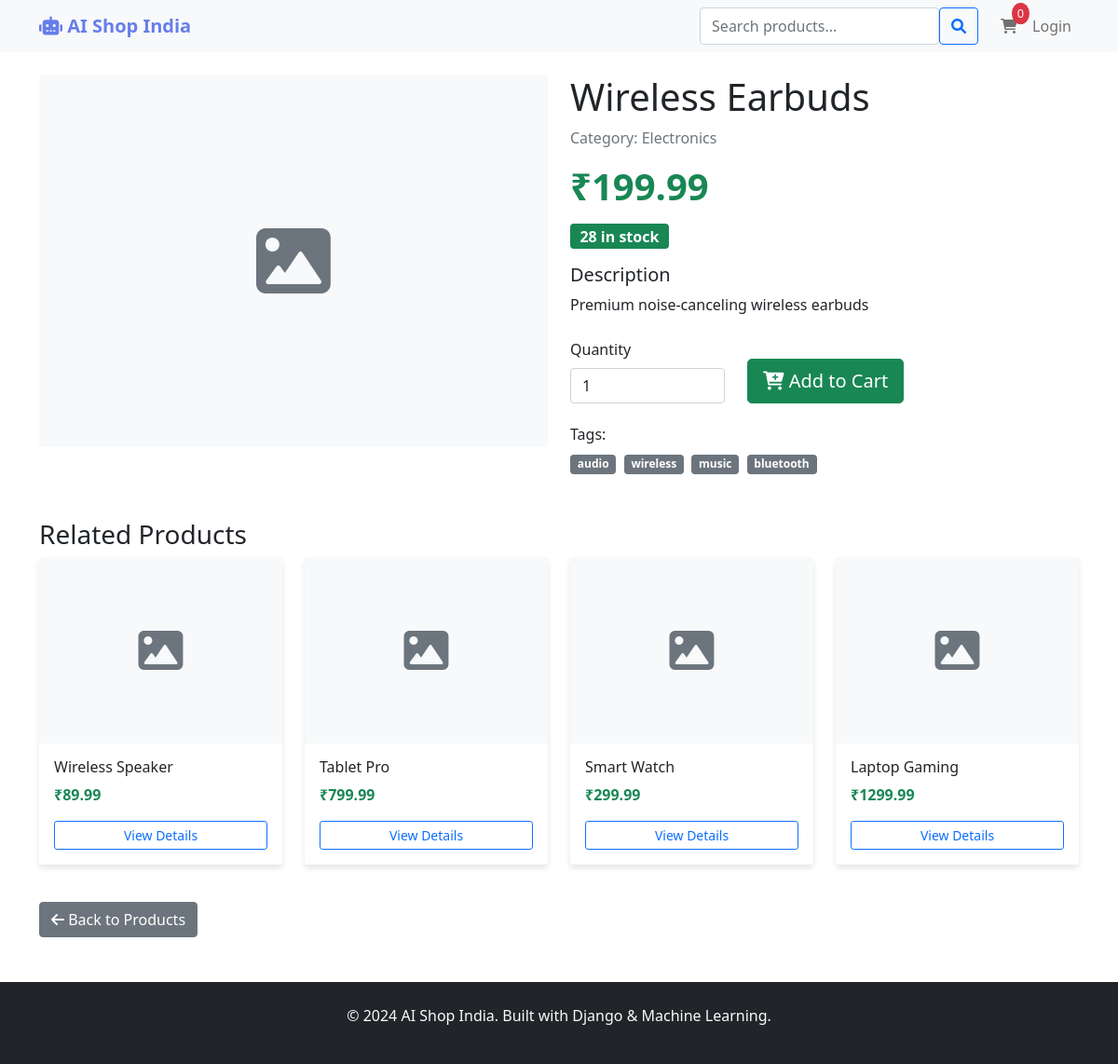
The page /product/wireless-earbuds/ on the database its author committed.
### shop/models.py (models this page shows, shortened)
class Product(models.Model):
    id = models.UUIDField(primary_key=True, default=uuid.uuid4, editable=False)
    name = models.CharField(max_length=200)
    slug = models.SlugField(max_length=200, unique=True)
    category = models.ForeignKey(Category, on_delete=models.CASCADE, related_name='products')
    description = models.TextField()
    price = models.DecimalField(max_digits=10, decimal_places=2)
    stock = models.PositiveIntegerField()
    image = models.ImageField(upload_to='products/', blank=True, null=True)
    available = models.BooleanField(default=True)
    created_at = models.DateTimeField(auto_now_add=True)
    updated_at = models.DateTimeField(auto_now=True)
    rating = models.FloatField(default=0.0)
    popularity_score = models.FloatField(default=0.0)
    tags = models.TextField(blank=True)
    class Meta:
        ordering = ['-created_at']
        indexes = [
            models.Index(fields=['category', 'available']),
            models.Index(fields=['created_at']),
            models.Index(fields=['popularity_score']),
        ]
    def get_absolute_url(self):
        return reverse('shop:product_detail', args=[self.slug])

class Category(models.Model):
    name = models.CharField(max_length=100, unique=True)
    slug = models.SlugField(max_length=100, unique=True)
    description = models.TextField(blank=True)
    created_at = models.DateTimeField(auto_now_add=True)
    class Meta:
        verbose_name_plural = 'Categories'

### shop/views.py (the view, shortened to what this page needs)
# urls.py: path('product/<slug:slug>/', views.product_detail, name='product_detail'),
def product_detail(request, slug):
    product = get_object_or_404(Product, slug=slug, available=True)
    related_products = Product.objects.filter(
        category=product.category,
        available=True
    ).exclude(id=product.id)[:4]
    recommendations = []
    if request.user.is_authenticated:
        recommendations = get_recommendations(request.user, limit=4)
    context = {
        'product': product,
        'related_products': related_products,
        'recommendations': recommendations,
    }
    return render(request, 'shop/product_detail.html', context)

### shop/templatetags/shop_extras.py (called while the page is built)
@register.filter
def split(value, delimiter=','):
    if value is None:
        return []
    return [s for s in str(value).split(delimiter) if s]

@register.filter
def trim(value):
    if value is None:
        return ''
    return str(value).strip()

### templates/shop/product_detail.html (shortened to what this page needs)
{% extends 'base.html' %}
{% load shop_extras %}
{% block content %}
<div class="row">
    <div class="col-md-6">
        {% if product.image %}
            <img src="{{ product.image.url }}" class="img-fluid rounded" alt="{{ product.name }}">
        {% else %}
            <div class="bg-light d-flex align-items-center justify-content-center rounded" style="height: 400px;">
                <i class="fas fa-image text-muted" style="font-size: 5rem;"></i>
            </div>
        {% endif %}
    </div>
    <div class="col-md-6">
        <h1>{{ product.name }}</h1>
        <p class="text-muted">Category: {{ product.category.name }}</p>
        <div class="mb-3">
            <span class="display-6 text-success fw-bold">₹{{ product.price }}</span>
        </div>
        <div class="mb-3">
            {% if product.stock > 0 %}
                <span class="badge bg-success fs-6">{{ product.stock }} in stock</span>
            {% else %}
                <span class="badge bg-danger fs-6">Out of stock</span>
            {% endif %}
        </div>
        <div class="mb-4">
            <h5>Description</h5>
            <p>{{ product.description }}</p>
        </div>
        {% if product.stock > 0 %}
            <form method="post" action="{% url 'shop:add_to_cart' product.id %}" class="mb-4">
                <div class="row">
                    <div class="col-4">
                        <label for="quantity" class="form-label">Quantity</label>
                        <input type="number" class="form-control" id="quantity" name="quantity"
                               value="1" min="1" max="{{ product.stock }}">
                    </div>
                    <div class="col-8 d-flex align-items-end">
                        <button type="submit" class="btn btn-success btn-lg">
                            <i class="fas fa-cart-plus"></i> Add to Cart
                        </button>
                    </div>
                </div>
            </form>
        {% endif %}
        <div class="product-tags">
            {% if product.tags %}
                <h6>Tags:</h6>
                {% for tag in product.tags|split:"," %}
                    <span class="badge bg-secondary me-1">{{ tag|trim }}</span>
                {% endfor %}
            {% endif %}
        </div>
    </div>
</div>
{% if related_products %}
    <div class="mt-5">
        <h3>Related Products</h3>
        <div class="row">
            {% for related_product in related_products %}
                <div class="col-md-3 mb-3">
                    <div class="card product-card h-100">
                        {% if related_product.image %}
                            <img src="{{ related_product.image.url }}" class="card-img-top" alt="{{ related_product.name }}" style="height: 200px; object-fit: cover;">
                        {% else %}
                            <div class="card-img-top bg-light d-flex align-items-center justify-content-center" style="height: 200px;">
                                <i class="fas fa-image text-muted fa-3x"></i>
                            </div>
                        {% endif %}
                        <div class="card-body d-flex flex-column">
                            <h6 class="card-title">{{ related_product.name }}</h6>
                            <p class="card-text text-success fw-bold">₹{{ related_product.price }}</p>
                            <a href="{{ related_product.get_absolute_url }}" class="btn btn-outline-primary btn-sm mt-auto">
                                View Details
                            </a>
                        </div>
                    </div>
                </div>
            {% endfor %}
        </div>
    </div>
{% endif %}
<div class="mt-4">
    <a href="{% url 'shop:product_list' %}" class="btn btn-secondary">
        <i class="fas fa-arrow-left"></i> Back to Products
    </a>
</div>
{% endblock %}

### templates/base.html (shortened to what this page needs)
<!DOCTYPE html>
<html lang="en">
<head>
    <link href="https://cdn.jsdelivr.net/npm/bootstrap@5.1.3/dist/css/bootstrap.min.css" rel="stylesheet">
    <link href="https://cdnjs.cloudflare.com/ajax/libs/font-awesome/6.0.0/css/all.min.css" rel="stylesheet">
</head>
<body>
    <nav class="navbar navbar-expand-lg navbar-light bg-light">
        <div class="container">
            <a class="navbar-brand" href="{% url 'shop:product_list' %}">
                <i class="fas fa-robot"></i> AI Shop India
            </a>
            <div class="navbar-nav ms-auto">
                <form class="d-flex me-3" method="get" action="{% url 'shop:product_list' %}">
                    <input class="form-control" type="search" name="q" placeholder="Search products..."
                           value="{{ request.GET.q }}">
                    <button class="btn btn-outline-primary" type="submit">
                        <i class="fas fa-search"></i>
                    </button>
                </form>
                <a class="nav-link position-relative" href="{% url 'shop:cart_detail' %}">
                    <i class="fas fa-shopping-cart"></i>
                    <span id="cart-badge" class="cart-badge">0</span>
                </a>
                {% if user.is_authenticated %}
                    <span class="nav-link">Hello, {{ user.username }}!</span>
                    <a class="nav-link" href="{% url 'admin:logout' %}">Logout</a>
                {% else %}
                    <a class="nav-link" href="{% url 'admin:login' %}">Login</a>
                {% endif %}
            </div>
        </div>
    </nav>
    <main class="container my-4">
        {% block content %}
        {% endblock %}
    </main>
    <footer class="bg-dark text-light py-4 mt-5">
        <div class="container text-center">
            <p>&copy; 2024 AI Shop India. Built with Django & Machine Learning.</p>
        </div>
    </footer>
</body>
</html>

### templates/base.html (style rules this page uses)
.product-card { transition: transform 0.3s ease; border: none; box-shadow: 0 4px 6px rgba(0,0,0,0.1); }
.cart-badge { position: absolute; top: -5px; right: -5px; background: #dc3545; color: white; border-radius: 50%; padding: 2px 6px; font-size: 0.8rem; }
.navbar-brand { font-weight: bold; color: #667eea !important; }

### rows shown on the page
Product: name "Wireless Earbuds", category.name "Electronics", price "199.99", stock "28", description "Premium noise-canceling wireless earbuds"
Product: name "Wireless Speaker", price "89.99"
Product: name "Tablet Pro", price "799.99"
Product: name "Smart Watch", price "299.99"
Product: name "Laptop Gaming", price "1299.99"

### other values the page prints
{{ tag|trim }} "audio" "wireless" "music" "bluetooth"
